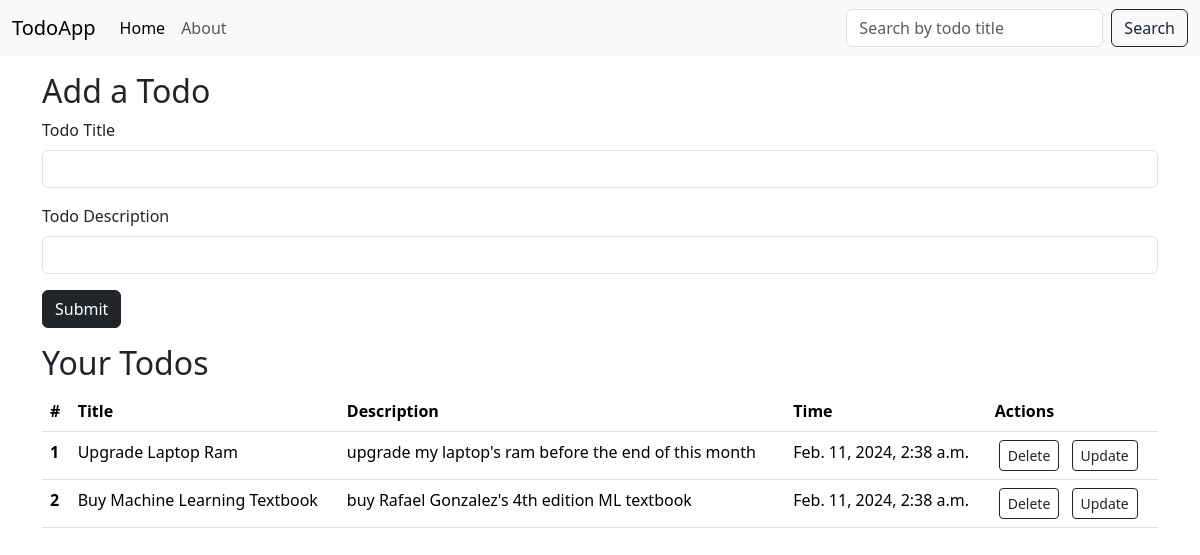
The page / on the database its author committed.
### app/models.py (models this page shows)
class Todo(models.Model):
    todo_title = models.CharField(max_length=100)
    todo_desc = models.TextField(max_length=500)
    date_created = models.DateTimeField(default=datetime.utcnow())

### app/views.py (the view, shortened to what this page needs)
# urls.py: path("", todoapp, name="todoapp"),
def todoapp(request):
    queryset = Todo.objects.all()
    if request.GET.get('search-todo'):
        queryset = queryset.filter(todo_title__icontains = request.GET.get('search-todo'))
    context = {'allTodos' : queryset}
    return render(request, 'index.html', context)

### app/templates/index.html (shortened to what this page needs)
{% extends 'base.html' %}
{% block body %}
<nav class="navbar navbar-expand-lg bg-body-tertiary">
    <div class="container-fluid">
        <a class="navbar-brand" href="/">TodoApp</a>
        <div class="collapse navbar-collapse" id="navbarSupportedContent">
            <ul class="navbar-nav me-auto mb-2 mb-lg-0">
                <li class="nav-item">
                    <a class="nav-link active" aria-current="page" href="#">Home</a>
                </li>
                <li class="nav-item">
                    <a class="nav-link" href="/about/">About</a>
                </li>
            </ul>
            <form class="d-flex" role="search">
                <input class="form-control me-2" name="search-todo" type="search" placeholder="Search by todo title" aria-label="Search">
                <button class="btn btn-outline-dark" name="search" type="submit">Search</button>
            </form>
        </div>
    </div>
</nav>
<div class="container my-3">
    <h2>Add a Todo</h2>
    <form action="/" method="POST">
        <div class="mb-3">
            <label for="todo_title" class="form-label">Todo Title</label>
            <input type="text" class="form-control" name="todo_title" id="todo_title" aria-describedby="emailHelp">
        </div>
        <div class="mb-3">
            <label for="todo_desc" class="form-label">Todo Description</label>
            <input type="text" class="form-control" name="todo_desc" id="todo_desc">
        </div>
        <button type="submit" class="btn btn-dark">Submit</button>
    </form>
</div>
<div class="container my-3">
    <h2>Your Todos</h2>
    {% if allTodos|length == 0 %}
    <div class="alert alert-dark my-3" role="alert">
        No Todos Found!
    </div>
    {% else %}
    <table class="table">
        <thead>
            <tr>
                <th scope="col">#</th>
                <th scope="col">Title</th>
                <th scope="col">Description</th>
                <th scope="col">Time</th>
                <th scope="col">Actions</th>
            </tr>
        </thead>
        <tbody>
            {% for todo in allTodos %}
            <tr>
                <th scope="row">{{ forloop.counter }}</th>
                <td>{{ todo.todo_title }}</td>
                <td>{{ todo.todo_desc }}</td>
                <td>{{ todo.date_created }}</td>
                <td><a href="delete-todo/{{todo.id}}/" type="button" class="btn btn-outline-dark btn-sm mx-1">Delete</a>
                    <a href="/update-todo/{{todo.id}}/" type="button" class="btn btn-outline-dark btn-sm mx-1">Update</a>
                </td>
            </tr>
    {% endfor %}
    {% endif %}
</tbody>
</table>
</div>
{% endblock body %}

### app/templates/base.html (shortened to what this page needs)
<!doctype html>
<html lang="en">
<head>
    <link href="https://cdn.jsdelivr.net/npm/bootstrap@5.3.2/dist/css/bootstrap.min.css" rel="stylesheet"
>
</head>
<body>
    {% block body %}
    {% endblock body %}
</body>
</html>

### rows shown on the page
Todo: todo_title "Upgrade Laptop Ram", todo_desc "upgrade my laptop's ram before the end of this month", date_created "Feb. 11, 2024, 2:38 a.m."
Todo: todo_title "Buy Machine Learning Textbook", todo_desc "buy Rafael Gonzalez's 4th edition ML textbook", date_created "Feb. 11, 2024, 2:38 a.m."
